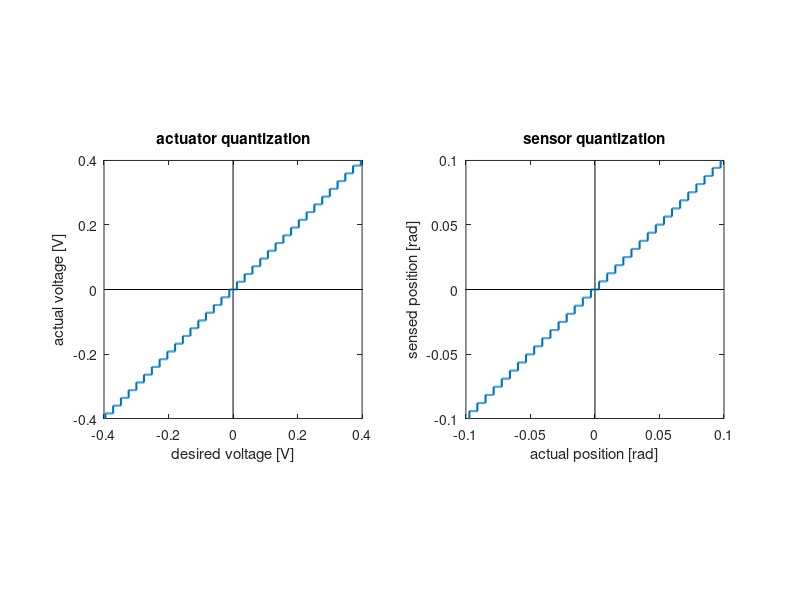

This figure's MATLAB source:
% actuator quantization (2000 duty cycles for +/- 24 V)
Qa = 48/2000;
Xa = 0.4;
xa = Xa*(-1:1/1000:1);
ya = Qa*round(xa/Qa);
subplot(121), plot([-Xa Xa],[0 0],'k',[0 0],[-Xa Xa],'k')
hold on, stairs(xa,ya,'LineWidth',1.5), hold off
axis([-Xa Xa -Xa Xa]), axis square
xlabel('desired voltage [V]'), ylabel('actual voltage [V]')
title('actuator quantization')
% sensor quantization (1000 counts per revolution)
Qs = 2*pi/1000;
Xs = 0.1;
xs = Xs*(-1:1/1000:1);
ys = Qs*round(xs/Qs);
subplot(122), plot([-Xs Xs],[0 0],'k',[0 0],[-Xs Xs],'k')
hold on, stairs(xs,ys,'LineWidth',1.5), hold off
axis([-Xs Xs -Xs Xs]), axis square
xlabel('actual position [rad]'), ylabel('sensed position [rad]')
title('sensor quantization')
